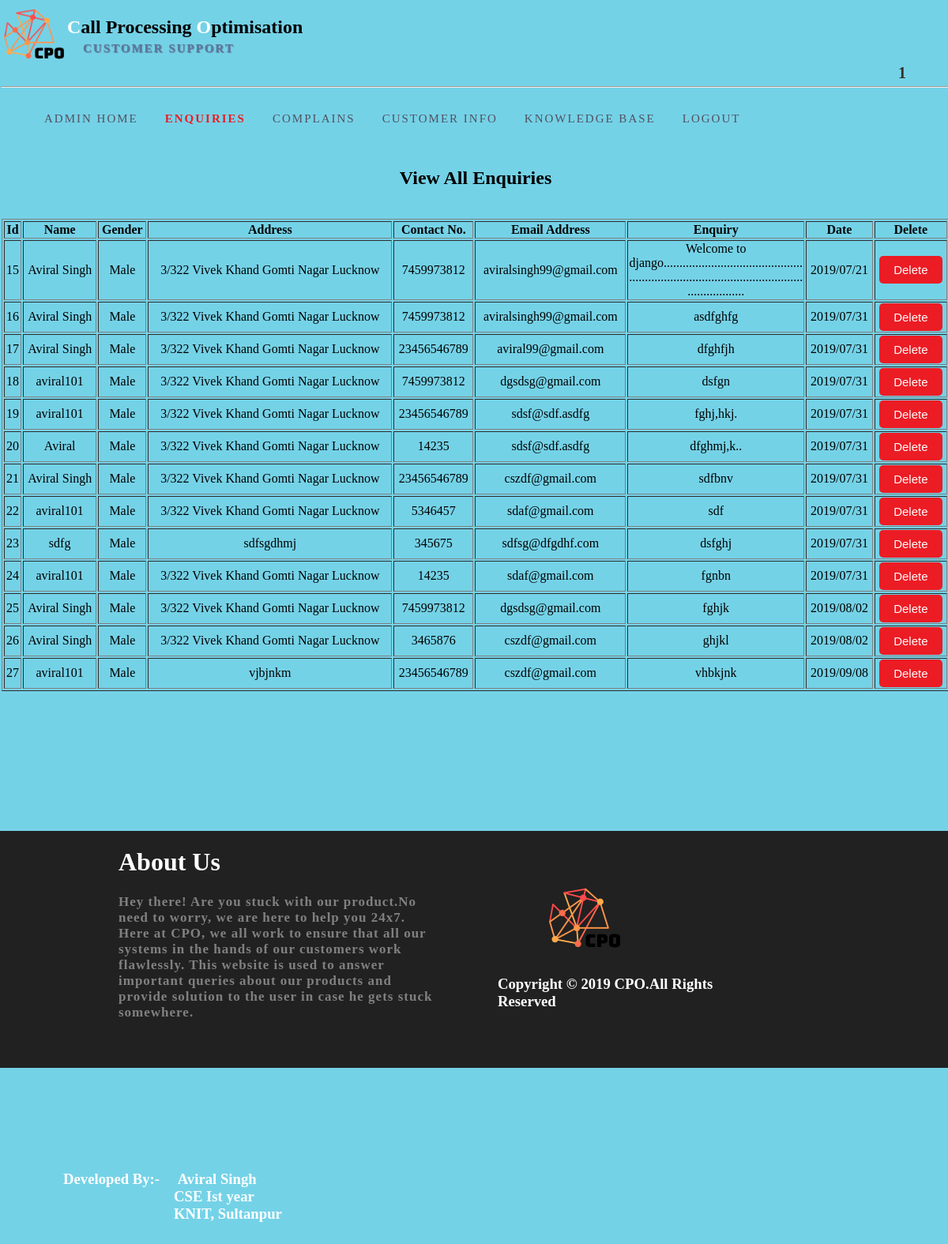
The page /adminzone/enquiries (signed in) on the database its author committed.
### generalzone/models.py (models this page shows)
class Enquiry(models.Model):
    name=models.CharField(max_length=50)
    gender=models.CharField(max_length=6)
    address=models.TextField()
    contactno=models.CharField(max_length=15)
    emailaddress=models.EmailField()
    enquirytext=models.TextField()
    enquirydate=models.CharField(max_length=30)

### adminzone/views.py (the view)
def enquiries(request):
    try:
        if request.session['adminid']:
            name = request.session.get('adminid')
            enq=Enquiry.objects.all()
            return render(request,'enquiries.html',{'name':name,'enq':enq})
        else:
            return render(request,'login.html')
    except KeyError:
        return render(request,'login.html')

### adminzone/templates/enquiries.html (shortened to what this page needs)
<!DOCTYPE html>
<html lang="en">
<head>
    {% load static %}
    <link href="{% static 'css\style2.css' %}" rel="stylesheet" />
</head>
<body>
<div id="b1">
<div id="outer">
    <div id="p1">
        <div class="s1">
            <a href="{% url 'adminzone:adminhome' %}"><div class="s3" style="background-image:url('{% static "images/logo.png" %}');background-size:100%;background-repeat:no-repeat;"></div></a>
            <div class="s4">
                <h2><span style="color:white;">C</span>all Processing <span style="color:white;">O</span>ptimisation</h2>
                <h4 style="color:#5b7a9a; margin-left:20px;margin-top:-15px;font-size:15px;letter-spacing:2px;text-shadow:1px 1px 1px;">CUSTOMER SUPPORT</h4>
            </div>
            <div class="s5" style="border:none;">
                {% if name %}
                <h4 style="margin-top:80px;margin-left:140px;text-transform:uppercase;color:#31302c;font-family:calibri;letterspacing:1px;font-size:20px;">{{ name }}</h4>
                {% endif %}
            </div>
        </div>
        <hr style="background-color:black;"/>
    <div id="menu">
	    <ul>
		    <li><a href="{% url 'adminzone:adminhome' %}">ADMIN HOME</a></li>
		    <li><a style="font-weight:900;color:#ec1c24;" href="{% url 'adminzone:enquiries' %}">ENQUIRIES</a></li>
		    <li><a href="{% url 'adminzone:complains' %}">COMPLAINS</a></li>
		    <li><a href="{% url 'adminzone:customerinfo' %}">CUSTOMER INFO</a></li>
		    <li><a href="{% url 'adminzone:knowledgebase' %}">KNOWLEDGE BASE</a></li>
		    <li><a href="{% url 'adminzone:logout' %}">LOGOUT</a></li>
		</ul>
	</div>
    <div class="s6">
        <h2 style="text-align:center;">View All Enquiries</h2><br/>
        <table border="1" style="margin:0 auto;width:100%;">
            <tr>
                <th>Id</th>
                <th>Name</th>
                <th>Gender</th>
                <th>Address</th>
                <th>Contact No.</th>
                <th>Email Address</th>
                <th>Enquiry</th>
                <th>Date</th>
                <th>Delete</th>
            </tr>
            {% for e in enq %}
                <tr>
                    <td align="center">{{ e.id }}</td>
                    <td align="center">{{ e.name }}</td>
                    <td align="center">{{ e.gender }}</td>
                    <td align="center">{{ e.address }}</td>
                    <td align="center">{{ e.contactno }}</td>
                    <td align="center">{{ e.emailaddress }}</td>
                    <td align="center" style="max-width:200px;word-wrap:break-word;">{{ e.enquirytext }}</td>
                    <td align="center">{{ e.enquirydate }}</td>
                    <td align="center">
                        <a href="{% url 'adminzone:deleteenquiries' e.id %}"><button class="button2">Delete</button></a>
                    </td>
                </tr>
            {% endfor %}
        </table>
    </div>
    </div>
<div class="s9">
    <div class="s11"></div>
    <div class="s10">
        <h1 style="color:white;">About Us</h1>
        <p style="font-family:calibri;color:#808080;letter-spacing:1px;font-weight:900;font-size:17px;">Hey there! Are you
            stuck with our product.No need to worry, we are here to help you 24x7.  Here at CPO, we all work to ensure that all
        our systems in the hands of our customers work flawlessly.  This website is used to answer important queries about
        our products and provide solution to the user in case he gets stuck somewhere.</p>
    </div>
    <div class="s10">
        <img src="{% static 'images/logo.png' %}" height="100px" width="100px" style="margin-left:140px;margin-top:60px;"/>
        <h3 style="color:white;margin-left:80px;font-family:calibri;">Copyright &copy 2019 CPO.All Rights Reserved</h3>
    </div>
    <div class="s10">
        <h3 style="color:white;margin-left:80px;font-family:calibri;margin-top:130px;">Developed By:- <span style="margin-left:18px;">Aviral Singh</span><br/>
            <span style="margin-left:140px;">CSE Ist year</span><br/><span style="margin-left:140px;">KNIT, Sultanpur</span></h3>
    </div>
</div>
</div>
</div>
</body>
</html>

### userzone/static/css/style2.css (style rules this page uses)
body,html { margin:0; padding:0; }
#outer { width:100%; min-height:1100px; border:none; height:auto; }
#p1 { width:1200px; min-height:1000px; margin-left:auto; margin-right:auto; height:auto; border:1px solid transparent; }
.s1 { width:100%; height:100px; //border:1px solid; }
.s3 { height:100%; width:7%; float:left; }
.s4 { height:100%; width:76%; //border:1px solid; float:left; }
.s5 { height:100%; width:8%; float:left; border:1px solid #74d2e7; }
.s6 { width:1200px; min-height:700px; border:1px solid transparent; }
.s9 { height:300px; width:100%; margin-top:50px; background-color:#212121; }
.s11 { height:100%; width:150px; #border:1px solid; float:left; }
.s10 { height:100%; width:400px; #border:1px solid; float:left; }
.button2 { height:35px; width:80px; background-color:#ec1c24; color:white; font-size:15px; border:none; border-radius:5px 5px 5px 5px; outline:none; }

### rows shown on the page
Enquiry: id "15", name "Aviral Singh", gender "Male", address "3/322 Vivek Khand Gomti Nagar Lucknow", contactno "7459973812", emailaddress "aviralsingh99@gmail.com", enquirytext "Welcome to django.....................................................................................................................", enquirydate "2019/07/21"
Enquiry: id "16", name "Aviral Singh", gender "Male", address "3/322 Vivek Khand Gomti Nagar Lucknow", contactno "7459973812", emailaddress "aviralsingh99@gmail.com", enquirytext "asdfghfg", enquirydate "2019/07/31"
Enquiry: id "17", name "Aviral Singh", gender "Male", address "3/322 Vivek Khand Gomti Nagar Lucknow", contactno "23456546789", emailaddress "aviral99@gmail.com", enquirytext "dfghfjh", enquirydate "2019/07/31"
Enquiry: id "18", name "aviral101", gender "Male", address "3/322 Vivek Khand Gomti Nagar Lucknow", contactno "7459973812", emailaddress "dgsdsg@gmail.com", enquirytext "dsfgn", enquirydate "2019/07/31"
Enquiry: id "19", name "aviral101", gender "Male", address "3/322 Vivek Khand Gomti Nagar Lucknow", contactno "23456546789", emailaddress "sdsf@sdf.asdfg", enquirytext "fghj,hkj.", enquirydate "2019/07/31"
Enquiry: id "20", name "Aviral", gender "Male", address "3/322 Vivek Khand Gomti Nagar Lucknow", contactno "14235", emailaddress "sdsf@sdf.asdfg", enquirytext "dfghmj,k..", enquirydate "2019/07/31"
Enquiry: id "21", name "Aviral Singh", gender "Male", address "3/322 Vivek Khand Gomti Nagar Lucknow", contactno "23456546789", emailaddress "cszdf@gmail.com", enquirytext "sdfbnv", enquirydate "2019/07/31"
Enquiry: id "22", name "aviral101", gender "Male", address "3/322 Vivek Khand Gomti Nagar Lucknow", contactno "5346457", emailaddress "sdaf@gmail.com", enquirytext "sdf", enquirydate "2019/07/31"
Enquiry: id "23", name "sdfg", gender "Male", address "sdfsgdhmj", contactno "345675", emailaddress "sdfsg@dfgdhf.com", enquirytext "dsfghj", enquirydate "2019/07/31"
Enquiry: id "24", name "aviral101", gender "Male", address "3/322 Vivek Khand Gomti Nagar Lucknow", contactno "14235", emailaddress "sdaf@gmail.com", enquirytext "fgnbn", enquirydate "2019/07/31"
Enquiry: id "25", name "Aviral Singh", gender "Male", address "3/322 Vivek Khand Gomti Nagar Lucknow", contactno "7459973812", emailaddress "dgsdsg@gmail.com", enquirytext "fghjk", enquirydate "2019/08/02"
Enquiry: id "26", name "Aviral Singh", gender "Male", address "3/322 Vivek Khand Gomti Nagar Lucknow", contactno "3465876", emailaddress "cszdf@gmail.com", enquirytext "ghjkl", enquirydate "2019/08/02"
Enquiry: id "27", name "aviral101", gender "Male", address "vjbjnkm", contactno "23456546789", emailaddress "cszdf@gmail.com", enquirytext "vhbkjnk", enquirydate "2019/09/08"

### other values the page prints
{{ name }} "1"
